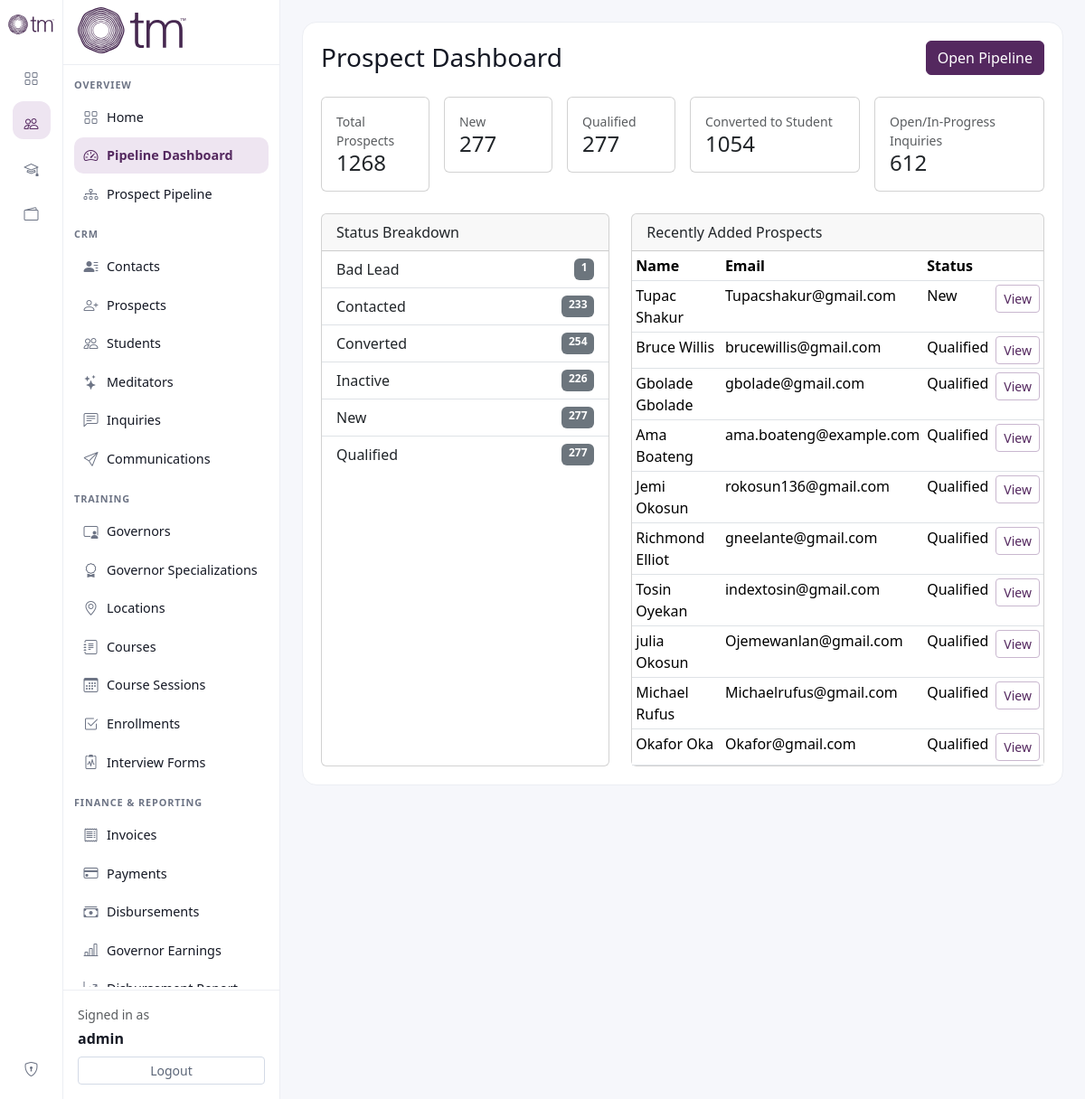
Screenshot of /pipeline/prospects/dashboard/ (signed in) with the database file from the repository.
### core/models.py (models this page shows, shortened)
class TimeStampedModel(models.Model):
    created_at = models.DateTimeField(auto_now_add=True)
    updated_at = models.DateTimeField(auto_now=True)
    class Meta:
        abstract = True

class Prospect(TimeStampedModel):
    BAD_LEAD_ATTEMPT_THRESHOLD = 4
    uuid = models.UUIDField(default=uuid.uuid4, editable=False, unique=True)
    crm_reference = models.CharField(max_length=30, unique=True, editable=False)
    owner = models.ForeignKey(
        settings.AUTH_USER_MODEL,
        on_delete=models.CASCADE,
        related_name="owned_prospects",
        null=True,
        blank=True,
    )
    contact = models.OneToOneField(
        "Contact",
        on_delete=models.PROTECT,
        related_name="prospect",
        null=True,
        blank=True,
    )
    preferred_contact_method = models.CharField(
        max_length=30,
        choices=ContactMethod.choices,
        blank=True,
    )
    source = models.CharField(max_length=100, blank=True)
    status = models.CharField(
        max_length=20,
        choices=ProspectStatus.choices,
        default=ProspectStatus.NEW,
    )
    teacher = models.ForeignKey(
        "Teacher",
        on_delete=models.SET_NULL,
        null=True,
        blank=True,
        related_name="prospects",
    )
    course_interest = models.ForeignKey(
        "Course",
        on_delete=models.SET_NULL,
        null=True,
        blank=True,
        related_name="interested_prospects",
    )
    interest_level = models.CharField(
        max_length=10,
        choices=InterestLevel.choices,
        blank=True,
    )
    notes = models.TextField(blank=True)
    is_archived = models.BooleanField(default=False)
    converted_to_student = models.BooleanField(default=False)
    converted_student = models.ForeignKey(
        "Student",
        on_delete=models.SET_NULL,
        null=True,
        blank=True,
        related_name="source_prospects",
    )
    converted_at = models.DateTimeField(null=True, blank=True)
    class Meta:
        ordering = ["-created_at"]
        indexes = [
            models.Index(fields=["status"]),
            models.Index(fields=["is_archived"]),
            models.Index(fields=["created_at"]),
        ]
    @property
    def first_name(self) -> str:
        return self.contact.first_name if self.contact_id else ""
    @property
    def last_name(self) -> str:
        return self.contact.last_name if self.contact_id else ""
    @property
    def email(self) -> str:
        return self.contact.email if self.contact_id else ""

class Contact(TimeStampedModel):
    uuid = models.UUIDField(default=uuid.uuid4, editable=False, unique=True)
    crm_reference = models.CharField(max_length=30, unique=True, editable=False)
    first_name = models.CharField(max_length=100)
    last_name = models.CharField(max_length=100)
    email = models.EmailField(blank=True, null=True)
    phone_number = models.CharField(max_length=30, blank=True, null=True)
    date_of_birth = models.DateField(null=True, blank=True)
    address = models.TextField(blank=True)
    city = models.CharField(max_length=100, blank=True)
    province_state = models.CharField(max_length=100, blank=True)
    country = models.CharField(max_length=100, blank=True)
    class Meta:
        ordering = ["first_name", "last_name"]
        indexes = [
            models.Index(fields=["email"]),
            models.Index(fields=["phone_number"]),
        ]
        constraints = [
            models.UniqueConstraint(
                Lower("email"),
                condition=Q(email__isnull=False) & ~Q(email=""),
                name="unique_contact_email_ci_nonempty",
            )
        ]

### core/views.py (the view)
class ProspectDashboardView(ProductLoginRequiredMixin, TemplateView):
    template_name = "core/prospect_pipeline/dashboard.html"
    def get_context_data(self, **kwargs):
        context = super().get_context_data(**kwargs)
        scoped_prospects = get_user_scoped_prospect_queryset(self.request.user)
        context["metrics"] = get_prospect_dashboard_metrics(user=self.request.user)
        context["status_breakdown"] = get_pipeline_status_breakdown(user=self.request.user)
        context["recent_prospects"] = scoped_prospects.order_by("-created_at")[:10]
        return context

### core/templates/core/prospect_pipeline/dashboard.html (shortened to what this page needs)
{% extends "core/crud/base.html" %}
{% block content %}
<div class="d-flex justify-content-between align-items-center mb-4">
  <h1 class="h3 mb-0">Prospect Dashboard</h1>
  <div class="d-flex gap-2">
    <a href="{% url 'core:prospect-pipeline-list' %}" class="btn btn-primary">Open Pipeline</a>
  </div>
</div>
<div class="row g-3 mb-4">
  <div class="col-md-2"><div class="card"><div class="card-body"><div class="text-muted small">Total Prospects</div><div class="h4 mb-0">{{ metrics.total_prospects }}</div></div></div></div>
  <div class="col-md-2"><div class="card"><div class="card-body"><div class="text-muted small">New</div><div class="h4 mb-0">{{ metrics.new_prospects }}</div></div></div></div>
  <div class="col-md-2"><div class="card"><div class="card-body"><div class="text-muted small">Qualified</div><div class="h4 mb-0">{{ metrics.qualified_prospects }}</div></div></div></div>
  <div class="col-md-3"><div class="card"><div class="card-body"><div class="text-muted small">Converted to Student</div><div class="h4 mb-0">{{ metrics.converted_prospects }}</div></div></div></div>
  <div class="col-md-3"><div class="card"><div class="card-body"><div class="text-muted small">Open/In-Progress Inquiries</div><div class="h4 mb-0">{{ metrics.open_inquiries }}</div></div></div></div>
</div>
<div class="row g-4">
  <div class="col-lg-5">
    <div class="card h-100">
      <div class="card-header">Status Breakdown</div>
      <ul class="list-group list-group-flush">
        {% for item in status_breakdown %}
          <li class="list-group-item d-flex justify-content-between">
            <span>{{ item.label }}</span>
            <span class="badge text-bg-secondary">{{ item.value }}</span>
          </li>
        {% empty %}
          <li class="list-group-item text-muted">No status data yet.</li>
        {% endfor %}
      </ul>
    </div>
  </div>
  <div class="col-lg-7">
    <div class="card h-100">
      <div class="card-header">Recently Added Prospects</div>
      <div class="table-responsive">
        <table class="table table-sm table-hover mb-0">
          <thead><tr><th>Name</th><th>Email</th><th>Status</th><th></th></tr></thead>
          <tbody>
            {% for prospect in recent_prospects %}
              <tr>
                <td>{{ prospect.first_name }} {{ prospect.last_name }}</td>
                <td>{{ prospect.email }}</td>
                <td>{{ prospect.get_status_display }}</td>
                <td class="text-end">
                  <a class="btn btn-outline-primary btn-sm" href="{% url 'core:prospect-pipeline-detail' prospect.pk %}">View</a>
                </td>
              </tr>
            {% empty %}
              <tr><td colspan="4" class="text-muted">No prospects yet.</td></tr>
            {% endfor %}
          </tbody>
        </table>
      </div>
    </div>
  </div>
</div>
{% endblock %}

### core/templates/core/crud/base.html (shortened to what this page needs)
<!DOCTYPE html>
{% load static %}
<html lang="en">
<head>
  <link
    href="https://cdn.jsdelivr.net/npm/bootstrap@5.3.3/dist/css/bootstrap.min.css"
    rel="stylesheet"
  >
  <link
    rel="stylesheet"
    href="https://cdn.jsdelivr.net/npm/bootstrap-icons@1.11.3/font/bootstrap-icons.min.css"
  >
</head>
<body>
  <div class="crm-layout d-flex">
    <aside class="icon-rail d-none d-lg-flex flex-column align-items-center py-3 position-sticky top-0 vh-100">
      <a class="mb-4 d-inline-flex justify-content-center" href="{% url 'core:home' %}" title="TMIS">
        <img src="{% static 'core/images/tmis-logo.svg' %}" alt="TMIS CRM" class="brand-mark">
      </a>
      <nav class="d-flex flex-column align-items-center gap-2">
        <a class="icon-link{% if request.path == '/' %} active{% endif %}" href="{% url 'core:home' %}" title="Home">
          <i class="bi bi-grid"></i>
        </a>
        <a class="icon-link{% if '/pipeline/' in request.path or '/prospects/' in request.path or '/students/' in request.path or '/inquiries/' in request.path or '/communications/' in request.path or '/contacts/' in request.path %} active{% endif %}" href="{% url 'core:prospect-list' %}" title="CRM">
          <i class="bi bi-people"></i>
        </a>
        <a class="icon-link" href="{% url 'core:teacher-list' %}" title="Training">
          <i class="bi bi-mortarboard"></i>
        </a>
        <a class="icon-link{% if '/invoices/' in request.path or '/payments/' in request.path or '/disbursements/' in request.path or '/reporting/' in request.path %} active{% endif %}" href="{% url 'core:invoice-list' %}" title="Finance">
          <i class="bi bi-wallet2"></i>
        </a>
      </nav>
      <div class="mt-auto d-flex flex-column align-items-center gap-2">
        {% if request.user.is_staff %}
          <a class="icon-link" href="/admin/" title="Admin">
            <i class="bi bi-shield-lock"></i>
          </a>
        {% endif %}
      </div>
    </aside>
    <aside class="main-sidebar d-none d-lg-flex flex-column position-sticky top-0 vh-100">
      <div class="sidebar-header px-3 d-flex align-items-center">
        <div>
          <img src="{% static 'core/images/tmis-logo.svg' %}" alt="TMIS CRM" class="sidebar-logo mb-1">
        </div>
      </div>
      <nav class="main-nav">
        {% include "core/crud/partials/sidebar_nav.html" %}
      </nav>
      <div class="sidebar-account p-3 mt-auto">
        {% if request.user.is_authenticated %}
          <div class="small text-muted mb-1">Signed in as</div>
          <div class="fw-semibold mb-2 text-truncate">{{ request.user.get_username }}</div>
          <form method="post" action="{% url 'logout' %}">
            <button type="submit" class="btn btn-logout btn-sm w-100">Logout</button>
          </form>
        {% else %}
          <a class="btn btn-outline-primary btn-sm w-100" href="{% url 'core:login' %}?next={{ request.path|urlencode }}">Login</a>
        {% endif %}
      </div>
    </aside>
    <main class="content-shell">
      <div class="content-card">
        {% block content %}{% endblock %}
      </div>
    </main>
  </div>
</body>
</html>

### core/templates/core/crud/partials/sidebar_nav.html
<div class="crm-nav-section">
  <p class="crm-nav-title">Overview</p>
  <a class="crm-nav-link{% if request.path == '/' %} active{% endif %}" href="{% url 'core:home' %}">
    <i class="bi bi-grid"></i><span>Home</span>
  </a>
  <a class="crm-nav-link{% if '/pipeline/prospects/dashboard/' in request.path %} active{% endif %}" href="{% url 'core:prospect-dashboard' %}">
    <i class="bi bi-speedometer2"></i><span>Pipeline Dashboard</span>
  </a>
  <a class="crm-nav-link{% if '/pipeline/prospects/' in request.path and '/pipeline/prospects/dashboard/' not in request.path %} active{% endif %}" href="{% url 'core:prospect-pipeline-list' %}">
    <i class="bi bi-diagram-3"></i><span>Prospect Pipeline</span>
  </a>
</div>
<div class="crm-nav-section">
  <p class="crm-nav-title">CRM</p>
  <a class="crm-nav-link{% if '/contacts/' in request.path %} active{% endif %}" href="{% url 'core:contact-list' %}">
    <i class="bi bi-person-lines-fill"></i><span>Contacts</span>
  </a>
  <a class="crm-nav-link{% if '/prospects/' in request.path and '/pipeline/prospects/' not in request.path %} active{% endif %}" href="{% url 'core:prospect-list' %}">
    <i class="bi bi-person-plus"></i><span>Prospects</span>
  </a>
  <a class="crm-nav-link{% if '/students/' in request.path %} active{% endif %}" href="{% url 'core:student-list' %}">
    <i class="bi bi-people"></i><span>Students</span>
  </a>
  <a class="crm-nav-link{% if '/meditators/' in request.path %} active{% endif %}" href="{% url 'core:meditator-list' %}">
    <i class="bi bi-stars"></i><span>Meditators</span>
  </a>
  <a class="crm-nav-link{% if '/inquiries/' in request.path %} active{% endif %}" href="{% url 'core:inquiry-list' %}">
    <i class="bi bi-chat-left-text"></i><span>Inquiries</span>
  </a>
  <a class="crm-nav-link{% if '/communications/' in request.path %} active{% endif %}" href="{% url 'core:communication-list' %}">
    <i class="bi bi-send"></i><span>Communications</span>
  </a>
</div>
<div class="crm-nav-section">
  <p class="crm-nav-title">Training</p>
  <a class="crm-nav-link{% if '/teachers/' in request.path and '/teacherspecializations/' not in request.path %} active{% endif %}" href="{% url 'core:teacher-list' %}">
    <i class="bi bi-person-video3"></i><span>Governors</span>
  </a>
  <a class="crm-nav-link{% if '/teacherspecializations/' in request.path %} active{% endif %}" href="{% url 'core:teacherspecialization-list' %}">
    <i class="bi bi-award"></i><span>Governor Specializations</span>
  </a>
  <a class="crm-nav-link{% if '/locations/' in request.path %} active{% endif %}" href="{% url 'core:location-list' %}">
    <i class="bi bi-geo-alt"></i><span>Locations</span>
  </a>
  <a class="crm-nav-link{% if '/courses/' in request.path and '/coursesessions/' not in request.path %} active{% endif %}" href="{% url 'core:course-list' %}">
    <i class="bi bi-journal-text"></i><span>Courses</span>
  </a>
  <a class="crm-nav-link{% if '/coursesessions/' in request.path %} active{% endif %}" href="{% url 'core:coursesession-list' %}">
    <i class="bi bi-calendar3"></i><span>Course Sessions</span>
  </a>
  <a class="crm-nav-link{% if '/enrollments/' in request.path %} active{% endif %}" href="{% url 'core:enrollment-list' %}">
    <i class="bi bi-check2-square"></i><span>Enrollments</span>
  </a>
  <a class="crm-nav-link{% if '/interviewforms/' in request.path %} active{% endif %}" href="{% url 'core:interviewform-list' %}">
    <i class="bi bi-clipboard2-pulse"></i><span>Interview Forms</span>
  </a>
</div>
<div class="crm-nav-section">
  <p class="crm-nav-title">Finance & Reporting</p>
  <a class="crm-nav-link{% if '/invoices/' in request.path %} active{% endif %}" href="{% url 'core:invoice-list' %}">
    <i class="bi bi-receipt"></i><span>Invoices</span>
  </a>
  <a class="crm-nav-link{% if '/payments/' in request.path %} active{% endif %}" href="{% url 'core:payment-list' %}">
    <i class="bi bi-credit-card"></i><span>Payments</span>
  </a>
  <a class="crm-nav-link{% if '/disbursements/' in request.path and '/reporting/disbursements/' not in request.path %} active{% endif %}" href="{% url 'core:disbursement-list' %}">
    <i class="bi bi-cash-stack"></i><span>Disbursements</span>
  </a>
  <a class="crm-nav-link{% if '/reporting/teacher-earnings/' in request.path %} active{% endif %}" href="{% url 'core:teacher-earnings-dashboard' %}">
    <i class="bi bi-bar-chart-line"></i><span>Governor Earnings</span>
  </a>
  <a class="crm-nav-link{% if '/reporting/disbursements/' in request.path %} active{% endif %}" href="{% url 'core:disbursement-reporting' %}">
    <i class="bi bi-graph-up-arrow"></i><span>Disbursement Report</span>
  </a>
</div>

### rows the page displays
Prospect: first_name "Tupac", last_name "Shakur", email "Tupacshakur@gmail.com", status "New"
Prospect: first_name "Bruce", last_name "Willis", email "brucewillis@gmail.com", status "Qualified"
Prospect: first_name "Gbolade", last_name "Gbolade", email "gbolade@gmail.com", status "Qualified"
Prospect: first_name "Ama", last_name "Boateng", email "ama.boateng@example.com", status "Qualified"
Prospect: first_name "Jemi", last_name "Okosun", email "rokosun136@gmail.com", status "Qualified"
Prospect: first_name "Richmond", last_name "Elliot", email "gneelante@gmail.com", status "Qualified"
Prospect: first_name "Tosin", last_name "Oyekan", email "indextosin@gmail.com", status "Qualified"
Prospect: first_name "julia", last_name "Okosun", email "Ojemewanlan@gmail.com", status "Qualified"
Prospect: first_name "Michael", last_name "Rufus", email "Michaelrufus@gmail.com", status "Qualified"
Prospect: first_name "Okafor", last_name "Oka", email "Okafor@gmail.com", status "Qualified"

### other values shown
{{ request.user.get_username }} "admin"
{{ metrics.total_prospects }} "1268"
{{ metrics.new_prospects }} "277"
{{ metrics.qualified_prospects }} "277"
{{ metrics.converted_prospects }} "1054"
{{ metrics.open_inquiries }} "612"
{{ item.label }} "Bad Lead" "Contacted" "Converted" "Inactive" "New" "Qualified"
{{ item.value }} "1" "233" "254" "226" "277" "277"
